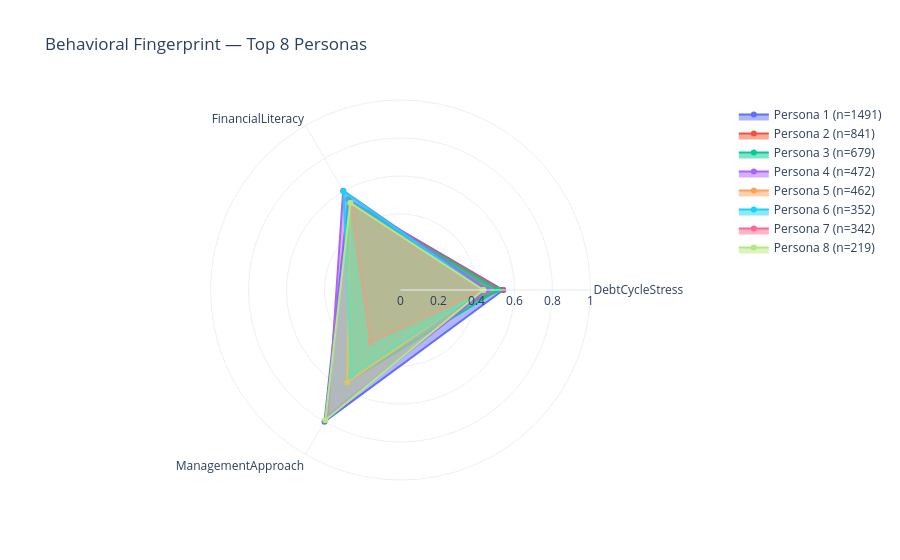

Notebook code cell kept with this figure:
### Markdown cell above
### Create a PERSONA TABLE (DEMOGRAPHIC PROFILING)

### Code cell
import plotly.graph_objects as go

def plot_persona_radar(df, top_n=8):
    """Radar chart: behavioral fingerprint of top N personas by size."""
    pillars = ['DebtCycleStress', 'FinancialLiteracy', 'ManagementApproach']

    means = (df.groupby('Persona_ID')[pillars].mean()
               .join(df.groupby('Persona_ID').size().rename('n'))
               .nlargest(top_n, 'n'))

    fig = go.Figure()
    for persona_id, row in means.iterrows():
        values = row[pillars].tolist()
        values.append(values[0])  # close the loop
        fig.add_trace(go.Scatterpolar(
            r=values,
            theta=pillars + [pillars[0]],
            fill='toself',
            name=f"Persona {persona_id} (n={int(row['n'])})"
        ))

    fig.update_layout(
        title=f"Behavioral Fingerprint — Top {top_n} Personas",
        polar=dict(radialaxis=dict(visible=True, range=[0, 1])),
        template='plotly_white'
    )
    fig.show()


def plot_persona_size(df):
    """Bar chart: how many clients per persona."""
    counts = df['Persona_ID'].value_counts().sort_index()
    plt.figure(figsize=(10, 4))
    counts.plot(kind='bar', color='steelblue', edgecolor='white')
    plt.title('Client Count per Persona')
    plt.xlabel('Persona ID')
    plt.ylabel('Clients')
    plt.xticks(rotation=0)
    plt.tight_layout()
    plt.show()


def plot_pillar_boxplots(df):
    """Boxplots: within-persona variance for each pillar."""
    pillars = ['DebtCycleStress', 'FinancialLiteracy', 'ManagementApproach']
    fig, axes = plt.subplots(1, 3, figsize=(18, 5))
    for ax, pillar in zip(axes, pillars):
        df.boxplot(column=pillar, by='Persona_ID', ax=ax)
        ax.set_title(pillar)
        ax.set_xlabel('Persona ID')
        plt.suptitle('')
    plt.tight_layout()
    plt.show()


def plot_pillar_heatmap(df):
    """Heatmap: mean pillar values per persona — good for presentations."""
    pillars = ['DebtCycleStress', 'FinancialLiteracy', 'ManagementApproach']
    means = df.groupby('Persona_ID')[pillars].mean().round(2)
    means = means.join(df.groupby('Persona_ID').size().rename('n'))
    means = means.sort_values('n', ascending=False).drop(columns='n')

    plt.figure(figsize=(8, 5))
    sns.heatmap(means, annot=True, cmap='RdYlGn', vmin=0, vmax=1,
                linewidths=0.5, fmt='.2f')
    plt.title('Mean Pillar Values by Persona')
    plt.ylabel('Persona ID')
    plt.tight_layout()
    plt.show()

plot_persona_radar(df_final, top_n=8)
plot_persona_size(df_final)
plot_pillar_boxplots(df_final)
plot_pillar_heatmap(df_final)

### Figure 1 — Plotly figure (JSON) as saved in the notebook; plotly's stock layout.template omitted (floating-point values rounded to 4 significant figures)
{"data": [{"fill": "toself", "name": "Persona 1 (n=1491)", "r": [0.5409, 0.5495, 0.7999, 0.5409], "theta": ["DebtCycleStress", "FinancialLiteracy", "ManagementApproach", "DebtCycleStress"], "type": "scatterpolar"}, {"fill": "toself", "name": "Persona 2 (n=841)", "r": [0.5304, 0.5438, 0.3202, 0.5304], "theta": ["DebtCycleStress", "FinancialLiteracy", "ManagementApproach", "DebtCycleStress"], "type": "scatterpolar"}, {"fill": "toself", "name": "Persona 3 (n=679)", "r": [0.5144, 0.5394, 0.5579, 0.5144], "theta": ["DebtCycleStress", "FinancialLiteracy", "ManagementApproach", "DebtCycleStress"], "type": "scatterpolar"}, {"fill": "toself", "name": "Persona 4 (n=472)", "r": [0.4549, 0.6036, 0.7636, 0.4549], "theta": ["DebtCycleStress", "FinancialLiteracy", "ManagementApproach", "DebtCycleStress"], "type": "scatterpolar"}, {"fill": "toself", "name": "Persona 5 (n=462)", "r": [0.4271, 0.528, 0.562, 0.4271], "theta": ["DebtCycleStress", "FinancialLiteracy", "ManagementApproach", "DebtCycleStress"], "type": "scatterpolar"}, {"fill": "toself", "name": "Persona 6 (n=352)", "r": [0.4359, 0.6008, 0.5162, 0.4359], "theta": ["DebtCycleStress", "FinancialLiteracy", "ManagementApproach", "DebtCycleStress"], "type": "scatterpolar"}, {"fill": "toself", "name": "Persona 7 (n=342)", "r": [0.4304, 0.5196, 0.3145, 0.4304], "theta": ["DebtCycleStress", "FinancialLiteracy", "ManagementApproach", "DebtCycleStress"], "type": "scatterpolar"}, {"fill": "toself", "name": "Persona 8 (n=219)", "r": [0.4357, 0.5286, 0.7921, 0.4357], "theta": ["DebtCycleStress", "FinancialLiteracy", "ManagementApproach", "DebtCycleStress"], "type": "scatterpolar"}], "layout": {"polar": {"radialaxis": {"visible": true, "range": [0, 1]}}, "title": {"text": "Behavioral Fingerprint — Top 8 Personas"}}}
